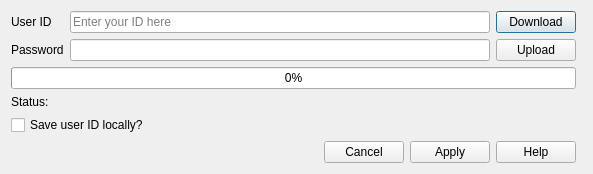
<?xml version="1.0" encoding="UTF-8"?>
<ui version="4.0">
 <class>WebServices</class>
 <widget class="QDialog" name="WebServices">
  <property name="geometry">
   <rect>
    <x>0</x>
    <y>0</y>
    <width>425</width>
    <height>169</height>
   </rect>
  </property>
  <property name="windowTitle">
   <string>Web service connection</string>
  </property>
  <property name="windowIcon">
   <iconset>
    <normalon>:subsurface-icon</normalon>
   </iconset>
  </property>
  <layout class="QGridLayout" name="gridLayout">
   <item row="3" column="0">
    <widget class="QLabel" name="label_2">
     <property name="text">
      <string>Status:</string>
     </property>
    </widget>
   </item>
   <item row="0" column="1">
    <widget class="QLineEdit" name="userID">
     <property name="placeholderText">
      <string>Enter your ID here</string>
     </property>
     <property name="minimumSize">
      <size>
       <width>420</width>
      </size>
     </property>
    </widget>
   </item>
   <item row="0" column="2">
    <widget class="QPushButton" name="download">
     <property name="text">
      <string>Download</string>
     </property>
    </widget>
   </item>
   <item row="5" column="0" colspan="3">
    <widget class="QDialogButtonBox" name="buttonBox">
     <property name="orientation">
      <enum>Qt::Horizontal</enum>
     </property>
     <property name="standardButtons">
      <set>QDialogButtonBox::Apply|QDialogButtonBox::Cancel|QDialogButtonBox::Help</set>
     </property>
    </widget>
   </item>
   <item row="2" column="0" colspan="3">
    <widget class="QProgressBar" name="progressBar">
     <property name="value">
      <number>0</number>
     </property>
    </widget>
   </item>
   <item row="0" column="0">
    <widget class="QLabel" name="label">
     <property name="text">
      <string>User ID</string>
     </property>
    </widget>
   </item>
   <item row="3" column="1" colspan="2">
    <widget class="QLabel" name="status">
     <property name="text">
      <string/>
     </property>
     <property name="textInteractionFlags">
      <set>Qt::LinksAccessibleByMouse|Qt::TextSelectableByMouse</set>
     </property>
    </widget>
   </item>
   <item row="4" column="0" colspan="4">
    <widget class="QCheckBox" name="saveUidLocal">
     <property name="text">
      <string>Save user ID locally?</string>
     </property>
    </widget>
   </item>
   <item row="1" column="0">
    <widget class="QLabel" name="passLabel">
     <property name="text">
      <string>Password</string>
     </property>
    </widget>
   </item>
   <item row="1" column="1">
    <widget class="QLineEdit" name="password">
     <property name="echoMode">
      <enum>QLineEdit::Password</enum>
     </property>
    </widget>
   </item>
   <item row="1" column="2">
    <widget class="QPushButton" name="upload">
     <property name="text">
      <string>Upload</string>
     </property>
    </widget>
   </item>
  </layout>
 </widget>
 <tabstops>
  <tabstop>userID</tabstop>
  <tabstop>password</tabstop>
  <tabstop>download</tabstop>
  <tabstop>upload</tabstop>
  <tabstop>buttonBox</tabstop>
 </tabstops>
 <resources>
  <include location="../subsurface.qrc"/>
 </resources>
 <connections>
  <connection>
   <sender>buttonBox</sender>
   <signal>accepted()</signal>
   <receiver>WebServices</receiver>
   <slot>accept()</slot>
   <hints>
    <hint type="sourcelabel">
     <x>248</x>
     <y>254</y>
    </hint>
    <hint type="destinationlabel">
     <x>157</x>
     <y>274</y>
    </hint>
   </hints>
  </connection>
  <connection>
   <sender>buttonBox</sender>
   <signal>rejected()</signal>
   <receiver>WebServices</receiver>
   <slot>reject()</slot>
   <hints>
    <hint type="sourcelabel">
     <x>316</x>
     <y>260</y>
    </hint>
    <hint type="destinationlabel">
     <x>286</x>
     <y>274</y>
    </hint>
   </hints>
  </connection>
 </connections>
</ui>
